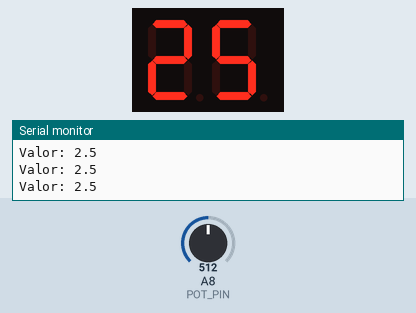
Bench run of a sketch on a simulated Arduino Mega 2560, built with avr-gcc and run on an emulated ATmega2560. Parts: 2-digit seven-segment display, the last lines printed to the serial monitor. Wiring (inferred from the names in the program): 2-digit 7-segment display, segments lit when LOW: segments A0, A1, A2, A3, A4, A5, A6; digit selects pin 10, pin 11. The test bench sets the inputs (shaded band); at power-on: A8 (POT_PIN) = 512. The segment pins are drawn as the display they are named for.

Above: at 1.2 s.
1.3 s: A8 (POT_PIN) set to 716
At 2.5 s:
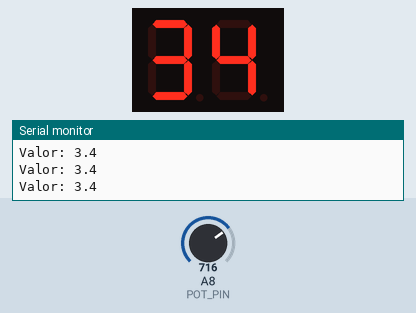
2.8 s: A8 (POT_PIN) set to 900
At 3.8 s:
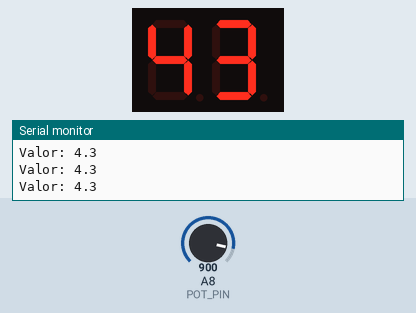
4.3 s: A8 (POT_PIN) set to 1023
At 5.6 s:
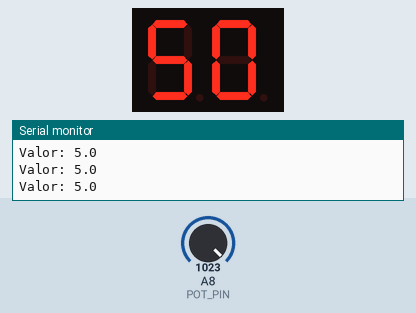
Timing chart, 0 to 7.3 s (numbered marks = the images above; inputs shaded):
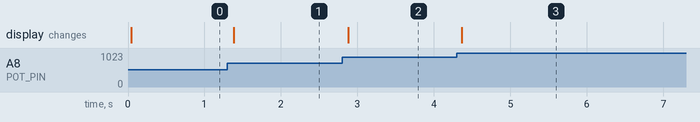

The sketch:

Pwm.ino
```cpp
/*
 * CÓDIGO PARA POTENCIÓMETRO Y 2 DISPLAYS 7-SEGMENTOS
 * - Lee un potenciómetro (0-1023).
 * - Mapea el valor a un rango de 0.0 a 9.9.
 * - Muestra la parte entera en el Display 1.
 * - Muestra la parte decimal en el Display 2.
 * - Usa multiplexación en un Arduino Mega 2560.
 * - PINES DE SEGMENTO: Puerto F (A0-A6)
 * - TIPO DE DISPLAY: Ánodo Común (LOW = Encendido)
 */


const int SEGMENT_PINS[] = {A0, A1, A2, A3, A4, A5, A6};

const int DISPLAY1_PIN = 10;
const int DISPLAY2_PIN = 11;

const int POT_PIN = A8;


const byte TABLA_7SEG_ANODO[10] = {
  B11000000,
  B11111001,
  B10100100,
  B10110000,
  B10011001,
  B10010010,
  B10000010,
  B11111000,
  B10000000,
  B10010000,
};

int parteEntera = 0;
int parteDecimal = 0;


/*
 * Escribe un patrón de bits en los 7 pines de segmento.
 * Esta función es "tonta", solo obedece el patrón que se le envía.
 */
void escribirPatron(byte patron) {
  for (int i = 0; i < 7; i++) {

    bool bitEstaEncendido = (patron >> i) & 0x01;
    digitalWrite(SEGMENT_PINS[i], bitEstaEncendido);
  }
}


void setup() {

  for (int i = 0; i < 7; i++) {
    pinMode(SEGMENT_PINS[i], OUTPUT);
  }


  pinMode(DISPLAY1_PIN, OUTPUT);
  pinMode(DISPLAY2_PIN, OUTPUT);


  digitalWrite(DISPLAY1_PIN, HIGH);
  digitalWrite(DISPLAY2_PIN, HIGH);


  pinMode(POT_PIN, INPUT);


  Serial.begin(9600);
}


void loop() {


  int valorADC = analogRead(POT_PIN);


  int valorMapeado = map(valorADC, 0, 1023, 0, 50);


  parteEntera = valorMapeado / 10;
  parteDecimal = valorMapeado % 10;


  Serial.print("Valor: ");
  Serial.print(parteEntera);
  Serial.print(".");
  Serial.println(parteDecimal);


  digitalWrite(DISPLAY2_PIN, HIGH);
  escribirPatron(TABLA_7SEG_ANODO[parteEntera]);

  digitalWrite(DISPLAY1_PIN, LOW);
  delay(1);


  digitalWrite(DISPLAY1_PIN, HIGH);
  escribirPatron(TABLA_7SEG_ANODO[parteDecimal]);

  digitalWrite(DISPLAY2_PIN, LOW);
  delay(1);
}
```

Measured:
- after the input at 1.3 s, the display: changes after 0.08 s (image 1)
- after the input at 2.8 s, the display: changes after 0.08 s (image 2)
- after the input at 4.3 s, the display: changes after 0.06 s (image 3)
